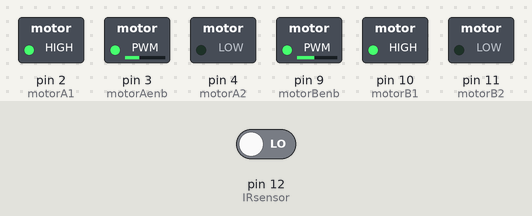
Bench run of a sketch on a simulated Arduino Uno, built with avr-gcc and run on an emulated ATmega328P. Parts: switched loads named in the sketch (green lamp = pin HIGH). Inputs (shaded band) come from the test bench; at power-on: pin 12 (IRsensor) LOW. What the sketch prints to the serial monitor is not drawn.

Above: at 1.2 s.
1.3 s: pin 12 (IRsensor) driven HIGH
At 2.3 s:
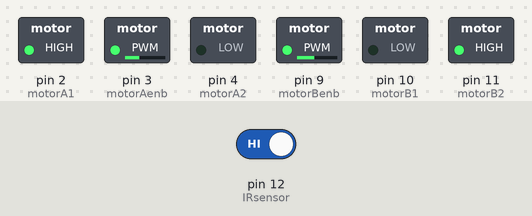
2.8 s: pin 12 (IRsensor) driven LOW
At 3.4 s:
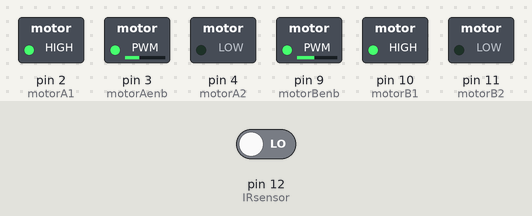
Timing chart, 0 to 5.8 s (numbered marks = the images above; inputs shaded):
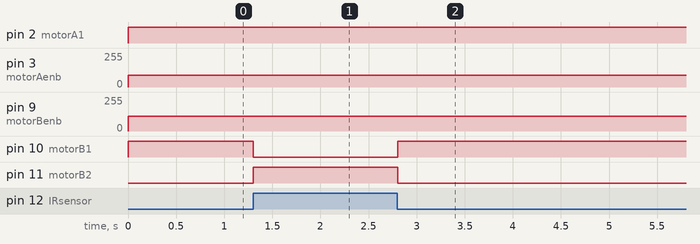

The sketch:

Line_Follower_Mode.ino
```cpp
//Motor A
int motorA1 = 2;
int motorA2 = 4;
int motorAenb = 3;

//Motor B
int motorB1 = 10;
int motorB2 = 11;
int motorBenb = 9;

//IR sensor
#define IRsensor 12

void setup()
{
  Serial.begin(9600);
  pinMode(motorA1, OUTPUT);
  pinMode(motorA2, OUTPUT);
  pinMode(motorAenb, OUTPUT);
  pinMode(motorB1, OUTPUT);
  pinMode(motorB2, OUTPUT);
  pinMode(motorBenb, OUTPUT);
  pinMode(IRsensor, INPUT);
}

void loop()
{
  int IRvalue = digitalRead(IRsensor);
  if(IRvalue == HIGH)
  {
    digitalWrite(motorA1, HIGH);
    digitalWrite(motorA2, LOW);
    analogWrite(motorAenb, 90);
    digitalWrite(motorB1, LOW);
    digitalWrite(motorB2, HIGH);
    analogWrite(motorBenb, 110);
  }
  else
  {
    digitalWrite(motorA1, HIGH);
    digitalWrite(motorA2, LOW);
    analogWrite(motorAenb, 90);
    digitalWrite(motorB1, HIGH);
    digitalWrite(motorB2, LOW);
    analogWrite(motorBenb, 110);
  }

  Serial.println(IRvalue);
}
```

Measured:
- after the input at 1.3 s, pin 10 (motorB1): HIGH → LOW at once; pin 11 (motorB2): LOW → HIGH at once
- after the input at 2.8 s, pin 10 (motorB1): LOW → HIGH at once; pin 11 (motorB2): HIGH → LOW at once
